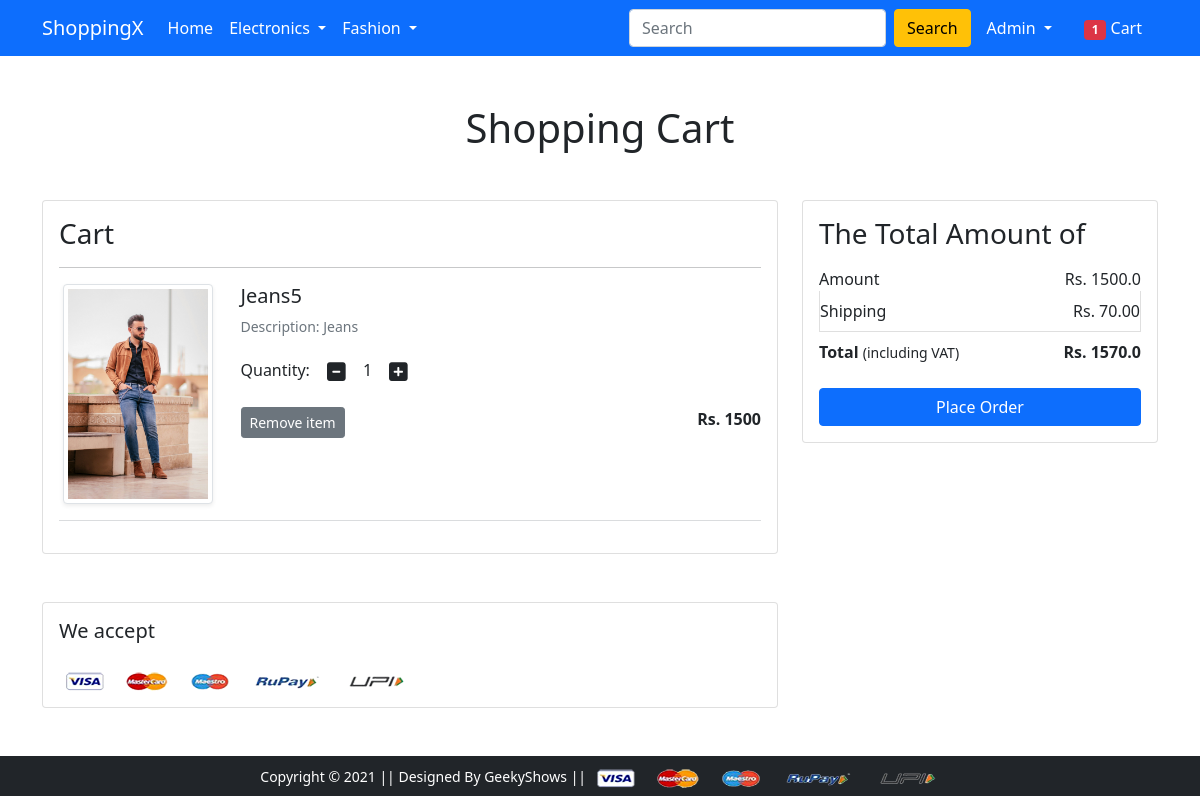
The app's page /cart/ (signed in) with its own data.
### app/models.py (models this page shows, shortened)
class cart(models.Model):
    user = models.ForeignKey(User, on_delete = models.CASCADE)
    Product = models.ForeignKey(product, on_delete= models.CASCADE)
    Quantity = models.PositiveIntegerField(default = 1)

class product(models.Model):
    Title = models.CharField( max_length=50)
    Selling_price = models.IntegerField()
    Discounted_price = models.IntegerField()
    Description = models.TextField(max_length=50)
    Brand = models.CharField(max_length=50)
    Category = models.CharField(choices = Category_Choices, max_length=2)
    Product_image = models.ImageField( upload_to= 'Productimg')

### app/views.py (the view)
# urls.py: path('cart/', views.show_cart, name = 'showcart'),
@login_required
def show_cart(request):
 if request.user.is_authenticated:
  user = request.user
  Cart = cart.objects.filter(user = user)
  cart_count = cart.objects.filter(user=request.user).count()
  amount = 0.0
  shipping_amount= 70.0
  total_amount = 0.0
  cart_product = [p for p in cart.objects.all() if p.user == user ]
  if cart_product:
   for p in cart_product:
    tempamount = (p.Quantity * p.Product.Discounted_price)
    amount += tempamount
    total_amount = amount + shipping_amount
    return render(request, 'app/addtocart.html', {'carts': Cart, 'total_amount': total_amount, 'amount': amount, 'cart_count': cart_count})
  else:
   return render(request, 'app/emptycart.html')

### app/templates/app/addtocart.html (shortened to what this page needs)
{% extends 'app/base.html' %}
{% load static %}
{% block main-content %}
<div class="container my-5">
 <div class="row">
  <h1 class="text-center mb-5">Shopping Cart</h1>
  <div class="col-sm-8">
  <div class="card">
   <div class="card-body">
    <h3>Cart</h3>
    {% for cart in carts%}
    <hr>
    <div class="row">
     <div class="col-sm-3 text-center align-self-center"><img src="{{ cart.Product.Product_image.url }}" alt="" srcset="" class="img-fluid img-thumbnail shadow-sm" height="150" width="150"> </div>
     <div class="col-sm-9">
      <div>
       <h5> {{cart.Product.Title}}</h5>
       <p class="mb-2 text-muted small">Description: {{cart.Product.Description}}</p>
       <div class="my-3">
        <label for="quantity">Quantity:</label>
        <a class="minus-cart btn" pid = '{{cart.Product.id}}'><i class="fas fa-minus-square fa-lg"></i></a>
          <span id="quantity">{{cart.Quantity}}</span>
        <a class="plus-cart btn" pid = '{{cart.Product.id}}'><i class="fas fa-plus-square fa-lg"></i></a>
       </div>
       <div class="d-flex justify-content-between">
        <a href="#" class="btn btn-sm btn-secondary remove-cart mr-3" pid = '{{cart.Product.id}}'>Remove item </a>
        <p class="mb-0"><span><strong>Rs. {{cart.Product.Discounted_price}}</strong></span></p>
       </div>
      </div>
     </div>
    </div>
    {% endfor %}
    <hr class="text-muted">
   </div>
   </div>
  </div>
  <div class="col-sm-4">
   <div class="card">
    <div class="card-body">
      <h3>The Total Amount of</h3>
      <ul class="list-group">
       <li class="list-group-item d-flex justify-content-between align-items-center border-0 px-0 pb-0">Amount<span>Rs. <span id = 'amount'>{{amount}}</span></li>
       <li class="list-group-item d-flex justify-content-between align-items-center px-0">Shipping<span>Rs. 70.00</span></li>
       <li class="list-group-item d-flex justify-content-between align-items-center border-0 px-0 mb-3">
        <div>
           <strong>Total</strong> <small>(including VAT)</small>
         </div>
         <span><strong>Rs. <strong id = 'totalamount'>{{total_amount}}</strong></strong></span>
       </li>
      </ul>
      <div class="d-grid"><a href="{% url 'checkout' %}" class="btn btn-primary">Place Order</a></div>
    </div>
   </div>
  </div>
 </div>
</div>
<div class="container">
 <div class="row">
  <div class="col-sm-8">
   <div class="card">
    <div class="card-body">
      <h5 class="mb-4">We accept</h5>
      <img src="{% static 'app/images/payment.png' %}" alt="" class="img-fluid">
    </div>
  </div>
  </div>
 </div>
</div>
{% endblock main-content %}

### app/templates/app/base.html (shortened to what this page needs)
<!doctype html>
{% load static %}
<html lang="en">
  <head>
    <link href="https://cdn.jsdelivr.net/npm/bootstrap@5.0.0-beta1/dist/css/bootstrap.min.css" rel="stylesheet">
    <link rel="stylesheet" href="{% static 'app/css/owl.carousel.min.css' %}">
    <link rel="stylesheet" href="{% static 'app/css/all.min.css' %}">
    <link rel="stylesheet" href="{% static 'app/css/style.css' %}">
  </head>
  <body>
    <nav class="navbar navbar-expand-lg navbar-dark bg-primary">
     <div class="container">
       <a class="navbar-brand" href="/">ShoppingX</a>
       <div class="collapse navbar-collapse" id="navbarSupportedContent">
         <ul class="navbar-nav me-auto mb-2 mb-lg-0">
           <li class="nav-item">
             <a class="nav-link active" aria-current="page" href="/">Home</a>
           </li>
           <li class="nav-item dropdown">
             <a class="nav-link dropdown-toggle text-white" href="#" id="electronicsDropdown" role="button" data-bs-toggle="dropdown" aria-expanded="false">
               Electronics
             </a>
           </li>
           <li class="nav-item dropdown">
             <a class="nav-link dropdown-toggle text-white" href="#" id="fashionDropdown" role="button" data-bs-toggle="dropdown" aria-expanded="false">
               Fashion
             </a>
           </li>
         </ul>
         <form class="d-flex" action = '{% url "search" %}' method = "GET">
           <input class="form-control me-2" name = 'q' type="search" placeholder="Search" aria-label="Search">
           <button class="btn btn-warning" type="submit">Search</button>
         </form>
         <div>
          <ul class="navbar-nav me-auto mb-2 mb-lg-0">
            {% if request.user.is_authenticated  %}
           <li class="nav-item dropdown mx-2">
              <a class="nav-link dropdown-toggle text-white" href="#" id="profileDropdown" role="button" data-bs-toggle="dropdown" aria-expanded="false">
                <span class="text-capitalize">{{request.user}}</span>
              </a>
            </li>
            <li class="nav-item mx-2">
             <a href="{% url 'showcart' %}" class="nav-link text-white"><span class="badge bg-danger">{{cart_count}}</span> Cart </a>
            </li>
            {% endif %}
          </ul>
         </div>
       </div>
     </div>
    </nav>
    {% block main-content %} {% endblock main-content %}
    <footer class="container-fluid bg-dark text-center p-2 mt-5">
        <small class="text-white">Copyright &copy; 2021 || Designed By GeekyShows || </small>
        <img src="{% static 'app/images/payment.png' %}" alt="" srcset="" class="img-fluid" height="2px">
    </footer>
  </body>
</html>

### records on screen
cart: Product.Product_image (picture), Product.Title "Jeans5", Product.Description "Jeans", Quantity "1", Product.Discounted_price "1500"

### other values on screen
{{ request.user }} "Admin"
{{ cart_count }} "1"
{{ amount }} "1500.0"
{{ total_amount }} "1570.0"
